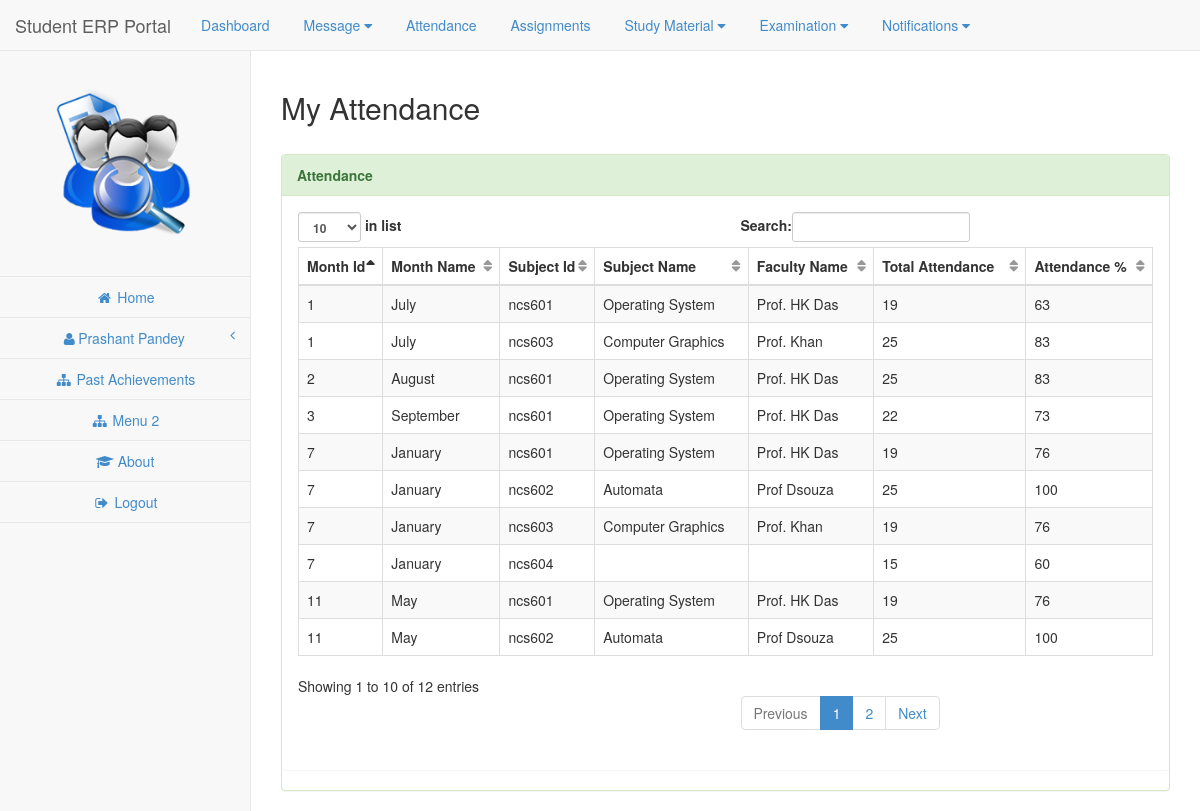
/submitmy/dashboard.php?type=att (signed in), run on the app's committed database.
### tables this page shows
CREATE TABLE `users` (
  `id` int(5) NOT NULL AUTO_INCREMENT,
  `username` varchar(50) NOT NULL,
  `name` varchar(50) DEFAULT NULL,
  `password` varchar(50) DEFAULT NULL,
  `email` varchar(50) DEFAULT NULL,
  `branch` varchar(50) DEFAULT NULL,
  `year` varchar(10) DEFAULT NULL,
  `usertype` int(2) DEFAULT NULL COMMENT '0=admin/ 1=hod/ 2=student',
  PRIMARY KEY (`id`,`username`)
);

CREATE TABLE `attendance` (
  `monthid` varchar(2) NOT NULL,
  `studentid` varchar(50) NOT NULL,
  `branch` varchar(50) DEFAULT NULL,
  `year` varchar(5) DEFAULT NULL,
  `section` varchar(50) DEFAULT NULL,
  `subjectid` varchar(10) NOT NULL,
  `total` int(3) DEFAULT NULL,
  `outof` int(3) DEFAULT NULL,
  PRIMARY KEY (`monthid`,`studentid`,`subjectid`)
);

CREATE TABLE `month` (
  `id` int(11) NOT NULL AUTO_INCREMENT,
  `month` varchar(20) DEFAULT NULL,
  PRIMARY KEY (`id`)
);

CREATE TABLE `subjects` (
  `subjectid` varchar(10) NOT NULL,
  `subject` varchar(50) NOT NULL,
  `year` varchar(2) DEFAULT NULL,
  `branch` varchar(10) DEFAULT NULL,
  `section` varchar(10) DEFAULT NULL,
  `teacher` varchar(50) DEFAULT NULL,
  PRIMARY KEY (`subjectid`)
);

### submitmy/php/core.inc.php (called while the page is built, shortened)
<?php
	function loggedin()
	{
		if(isset($_SESSION['id']) && !empty($_SESSION['id']))
		{
		return true;
		}
		else return false;
	}
?>

### submitmy/attendance.php (the view, shortened to what this page needs)
<h2>My Attendance</h2><br>
<div class="panel panel-success" style="width:100%">
   	<div class="panel-heading"><b>Attendance</b></div>
	<?php
		$sql=mysqli_fetch_array(mysqli_query($conn,"select * from users where id='$id'"),MYSQLI_BOTH);
     $username = $sql['username'];
     $branch = $sql['branch'];
     $year = $sql['year'];
	?>
   <div class="panel panel-body">
     <div class="table-responsive">
         <table class="table table-striped table-bordered table-hover" id="attendancetable">
             <thead>
                 <tr>
                     <th>Month Id</th>
                     <th>Month Name</th>
                     <th>Subject Id</th>
                     <th>Subject Name</th>
                     <th>Faculty Name</th>
                     <th>Total Attendance</th>
                     <th>Attendance %</th>
                 </tr>
             </thead>
             <?php
             $query_retrieve=mysqli_query($conn,"SELECT * FROM attendance WHERE studentid = '$username' AND branch = '$branch'");
             $count=1;
             echo "<tbody>";
             while($row=mysqli_fetch_array($query_retrieve,MYSQLI_BOTH))
             {
                 $monthid = $row['monthid'];
                 $subjectid = $row['subjectid'];
                 $section = $row['section'];
                 $total = $row['total'];
                 $outof = $row['outof'];
                 if($count%2==0) $class='even';
                 else $class='odd';
                 $count++;
                 $percent = $total/$outof * 100;
                 $percent= round($percent);
                 $monthname = mysqli_fetch_array(mysqli_query($conn,"SELECT * FROM month WHERE id='$monthid'"),MYSQLI_BOTH)['month'];
                 $query_subject = mysqli_query($conn,"SELECT * FROM subjects WHERE subjectid='$subjectid' AND year='$year' AND branch='$branch' AND section='$section'");
                 $row_sub = mysqli_fetch_array($query_subject,MYSQLI_BOTH);
                 $subjectname = $row_sub['subject'];
                 $facultyname = $row_sub['teacher'];
                 echo '<tr class="'.$class.'">
                     <td>'.$monthid.'</td>
                     <td>'.$monthname.'</td>
                     <td>'.$subjectid.'</td>
                     <td>'.$subjectname.'</td>
                     <td>'.$facultyname.'</td>
                     <td>'.$total.'</td>
                     <td>'.$percent.'</td>
                 </tr>';
             }
             ?>
             </tbody>
         </table>
     </div>
 </div>

### submitmy/dashboard.php (shortened to what this page needs)
<!DOCTYPE html>
<html lang="en">
<head>
    <link href="css/bootstrap.css" rel="stylesheet">
    <link href="css/plugins/metisMenu/metisMenu.min.css" rel="stylesheet">
    <link href="css/sb-admin-2.css" rel="stylesheet">
    <link href="font-awesome-4.1.0/css/font-awesome.min.css" rel="stylesheet" type="text/css">
</head>
<body>
    <?php
            require 'php/connect.inc.php';
            require 'php/core.inc.php';
            if(loggedin() && $_SESSION['usertype'] == 2)
            {
                $id=$_SESSION['id'];
                $query_select=mysqli_query($conn,"SELECT * FROM users WHERE id='$id'");
                $row=mysqli_fetch_array($query_select,MYSQLI_BOTH);
                $username=$row['username'];
                $name=$row['name'];
        ?>
    <div id="wrapper">
        <nav class="navbar navbar-default navbar-static-top" role="navigation" style="margin-bottom: 0">
            <div class="navbar-header">
                <a class="navbar-brand" href="dashboard.php">Student ERP Portal</a>
            </div>
            <div class="navbar-collapse">
            <ul class="nav navbar-top-links">
                <li>
                    <a href="dashboard.php">
                        Dashboard
                    </a>
                </li>
                <li class="dropdown">
                    <a class="dropdown-toggle" data-toggle="dropdown" href="#">
                        Message  <i class="fa fa-caret-down"></i>
                    </a>
                </li>
                <li class="dropdown">
                    <a class="dropdown-toggle" data-toggle="dropdown" href="dashboard.php?type=att">
                        Attendance
                    </a>
                </li>
                <li class="dropdown">
                    <a class="dropdown-toggle" data-toggle="dropdown" href="#">
                        Assignments
                    </a>
                </li>
                <li>
                    <a href="study_material.php">
                        Study Material  <i class="fa fa-caret-down"></i>
                    </a>
                </li>
                <li class="dropdown">
                    <a class="dropdown-toggle" data-toggle="dropdown" href="#">
                        Examination  <i class="fa fa-caret-down"></i>
                    </a>
                </li>
                <li class="dropdown">
                    <a class="dropdown-toggle" data-toggle="dropdown" href="#">
                        Notifications  <i class="fa fa-caret-down"></i>
                    </a>
                </li>
            </ul>
            </div>
            <div class="navbar-default sidebar" role="navigation" >
                <div class="sidebar-nav navbar-collapse">
                    <ul class="nav" id="side-menu">
                        <li class="sidebar-search">
                            <div align="center">
                                <?php
                                    $query_profile_pic = mysqli_query($conn, "SELECT profile FROM pers_info WHERE sid = '$username'");
                                    if(mysqli_num_rows($query_profile_pic) > 0)
                                    {
                                        $profile = mysqli_fetch_array($query_profile_pic, MYSQLI_BOTH)['profile'];
                                        if(strlen($profile) > 0)
                                            echo '<img src="upload/profile/'.$profile.'" height="150px" width="200px" style="margin:-30px 20px 25px 20px; ">';
                                        else
                                            echo '<img src="images/attendance.png" height="150px" width="150px" style="margin:-30px 20px 25px 20px; ">';
                                    }
                                    else
                                        echo '<img src="images/attendance.png" height="150px" width="150px" style="margin:-30px 20px 25px 20px; ">';
                                ?>
                            </div>
                        </li>
                        <li style="text-align:center">
                            <a href="dashboard.php"><i class="fa fa-home fa-fw"></i> Home</a>
                        </li>
                        <li style="text-align:center">
                            <a href="#"><i class="fa fa-user fa-fw"></i><?php echo $name;?>
                                <span class="fa arrow"></span>
                            </a>
                        </li>
                        <li style="text-align:center">
                            <a href="dashboard.php?type=achieve"><i class="fa fa-sitemap fa-fw"></i> Past Achievements</a>
                        </li>
                        <li style="text-align:center">
                            <a href="dashboard.php"><i class="fa fa-sitemap fa-fw"></i> Menu 2</a>
                        </li>
                        <li style="text-align:center">
                            <a href="dashboard.php"><i class="fa fa-graduation-cap fa-fw"></i> About</a>
                        </li>
                        <li style="text-align:center">
                            <a href="logout.php"><i class="fa fa-sign-out fa-fw"></i> Logout</a>
                        </li>
                    </ul>
                </div>
            </div>
        </nav>
        <div id="page-wrapper">
            <div class="container-fluid">
                <div class="row">
                <br>
                <?php
                if(isset($_GET['type']))
                {
                    $type = htmlentities($_GET['type']);
                    switch($type)
                    {
                        case 'att':include 'attendance.php';break;
                    }
                }
                ?>
            </div>
        </div>
    </div>
    <?php
        }
        else
            header('Location:login.php');
    ?>
</body>
</html>

### submitmy/css/sb-admin-2.css (style rules this page uses)
body { background-color: #f8f8f8; }
#wrapper { width: 100%; }
#page-wrapper { padding: 0 15px; min-height: 568px; background-color: #fff; }
@media (min-width:768px) { #page-wrapper { position: inherit; margin: 0 0 0 250px; padding: 0 30px; border-left: 1px solid #e7e7e7; } }
.navbar-top-links { margin-right: 0; }
.navbar-top-links li { display: inline-block; }
.navbar-top-links li:last-child { margin-right: 15px; }
.navbar-top-links li a { padding: 15px; min-height: 50px; }
.sidebar .sidebar-nav.navbar-collapse { padding-right: 0; padding-left: 0; }
.sidebar .sidebar-search { padding: 15px; }
.sidebar ul li { border-bottom: 1px solid #e7e7e7; }
.sidebar .arrow { float: right; }
.sidebar .fa.arrow:before { content: "\f104"; }
@media (min-width:768px) { .sidebar { z-index: 1; position: absolute; width: 250px; margin-top: 51px; } }
table.dataTable thead .sorting, table.dataTable thead .sorting_asc, table.dataTable thead .sorting_desc, table.dataTable thead .sorting_asc_disabled, table.dataTable thead .sorting_desc_disabled { background: 0 0; }
table.dataTable thead .sorting_asc:after { content: "\f0de"; float: right; font-family: fontawesome; }
table.dataTable thead .sorting:after { content: "\f0dc"; float: right; font-family: fontawesome; color: rgba(50,50,50,.5); }

### data on the page
users: name "Prashant Pandey"
attendance: monthid "1", monthid.month "July", subjectid "ncs601", subjectid.subject "Operating System", subjectid.teacher "Prof. HK Das", total "19", percent "63"
attendance: monthid "1", monthid.month "July", subjectid "ncs603", subjectid.subject "Computer Graphics", subjectid.teacher "Prof. Khan", total "25", percent "83"
attendance: monthid "11", monthid.month "May", subjectid "ncs601", subjectid.subject "Operating System", subjectid.teacher "Prof. HK Das", total "19", percent "76"
attendance: monthid "11", monthid.month "May", subjectid "ncs602", subjectid.subject "Automata", subjectid.teacher "Prof Dsouza", total "25", percent "100"
attendance: monthid "2", monthid.month "August", subjectid "ncs601", subjectid.subject "Operating System", subjectid.teacher "Prof. HK Das", total "25", percent "83"
attendance: monthid "3", monthid.month "September", subjectid "ncs601", subjectid.subject "Operating System", subjectid.teacher "Prof. HK Das", total "22", percent "73"
attendance: monthid "7", monthid.month "January", subjectid "ncs601", subjectid.subject "Operating System", subjectid.teacher "Prof. HK Das", total "19", percent "76"
attendance: monthid "7", monthid.month "January", subjectid "ncs602", subjectid.subject "Automata", subjectid.teacher "Prof Dsouza", total "25", percent "100"
attendance: monthid "7", monthid.month "January", subjectid "ncs603", subjectid.subject "Computer Graphics", subjectid.teacher "Prof. Khan", total "19", percent "76"
attendance: monthid "7", monthid.month "January", subjectid "ncs604", total "15", percent "60"
